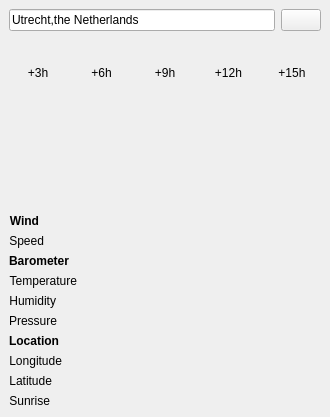
<?xml version="1.0" encoding="UTF-8"?>
<ui version="4.0">
 <class>MainWindow</class>
 <widget class="QMainWindow" name="MainWindow">
  <property name="geometry">
   <rect>
    <x>0</x>
    <y>0</y>
    <width>330</width>
    <height>417</height>
   </rect>
  </property>
  <property name="windowTitle">
   <string>Raindar</string>
  </property>
  <widget class="QWidget" name="centralwidget">
   <layout class="QHBoxLayout" name="horizontalLayout">
    <item>
     <layout class="QVBoxLayout" name="verticalLayout">
      <item>
       <layout class="QHBoxLayout" name="horizontalLayout_3">
        <item>
         <widget class="QLineEdit" name="lineEdit">
          <property name="text">
           <string>Utrecht,the Netherlands</string>
          </property>
         </widget>
        </item>
        <item>
         <widget class="QPushButton" name="pushButton">
          <property name="text">
           <string/>
          </property>
          <property name="icon">
           <iconset>
            <normaloff>images/arrow-circle-225.png</normaloff>images/arrow-circle-225.png</iconset>
          </property>
         </widget>
        </item>
       </layout>
      </item>
      <item>
       <layout class="QGridLayout" name="gridLayout_2">
        <item row="1" column="3">
         <widget class="QLabel" name="forecastIcon4">
          <property name="sizePolicy">
           <sizepolicy hsizetype="MinimumExpanding" vsizetype="Preferred">
            <horstretch>0</horstretch>
            <verstretch>0</verstretch>
           </sizepolicy>
          </property>
          <property name="minimumSize">
           <size>
            <width>16</width>
            <height>16</height>
           </size>
          </property>
          <property name="maximumSize">
           <size>
            <width>200</width>
            <height>16</height>
           </size>
          </property>
          <property name="baseSize">
           <size>
            <width>0</width>
            <height>0</height>
           </size>
          </property>
          <property name="text">
           <string/>
          </property>
          <property name="alignment">
           <set>Qt::AlignCenter</set>
          </property>
         </widget>
        </item>
        <item row="2" column="1">
         <widget class="QLabel" name="forecastTemp2">
          <property name="text">
           <string/>
          </property>
         </widget>
        </item>
        <item row="2" column="4">
         <widget class="QLabel" name="forecastTemp5">
          <property name="text">
           <string/>
          </property>
         </widget>
        </item>
        <item row="2" column="3">
         <widget class="QLabel" name="forecastTemp4">
          <property name="text">
           <string/>
          </property>
         </widget>
        </item>
        <item row="1" column="1">
         <widget class="QLabel" name="forecastIcon2">
          <property name="sizePolicy">
           <sizepolicy hsizetype="MinimumExpanding" vsizetype="Preferred">
            <horstretch>0</horstretch>
            <verstretch>0</verstretch>
           </sizepolicy>
          </property>
          <property name="minimumSize">
           <size>
            <width>16</width>
            <height>16</height>
           </size>
          </property>
          <property name="maximumSize">
           <size>
            <width>200</width>
            <height>16</height>
           </size>
          </property>
          <property name="baseSize">
           <size>
            <width>0</width>
            <height>0</height>
           </size>
          </property>
          <property name="text">
           <string/>
          </property>
          <property name="alignment">
           <set>Qt::AlignCenter</set>
          </property>
         </widget>
        </item>
        <item row="1" column="4">
         <widget class="QLabel" name="forecastIcon5">
          <property name="sizePolicy">
           <sizepolicy hsizetype="MinimumExpanding" vsizetype="Preferred">
            <horstretch>0</horstretch>
            <verstretch>0</verstretch>
           </sizepolicy>
          </property>
          <property name="minimumSize">
           <size>
            <width>16</width>
            <height>16</height>
           </size>
          </property>
          <property name="maximumSize">
           <size>
            <width>200</width>
            <height>16</height>
           </size>
          </property>
          <property name="baseSize">
           <size>
            <width>0</width>
            <height>0</height>
           </size>
          </property>
          <property name="text">
           <string/>
          </property>
          <property name="alignment">
           <set>Qt::AlignCenter</set>
          </property>
         </widget>
        </item>
        <item row="1" column="0">
         <widget class="QLabel" name="forecastIcon1">
          <property name="sizePolicy">
           <sizepolicy hsizetype="MinimumExpanding" vsizetype="Preferred">
            <horstretch>0</horstretch>
            <verstretch>0</verstretch>
           </sizepolicy>
          </property>
          <property name="minimumSize">
           <size>
            <width>16</width>
            <height>16</height>
           </size>
          </property>
          <property name="maximumSize">
           <size>
            <width>200</width>
            <height>16</height>
           </size>
          </property>
          <property name="baseSize">
           <size>
            <width>0</width>
            <height>0</height>
           </size>
          </property>
          <property name="text">
           <string/>
          </property>
          <property name="alignment">
           <set>Qt::AlignCenter</set>
          </property>
         </widget>
        </item>
        <item row="1" column="2">
         <widget class="QLabel" name="forecastIcon3">
          <property name="sizePolicy">
           <sizepolicy hsizetype="MinimumExpanding" vsizetype="Preferred">
            <horstretch>0</horstretch>
            <verstretch>0</verstretch>
           </sizepolicy>
          </property>
          <property name="minimumSize">
           <size>
            <width>16</width>
            <height>16</height>
           </size>
          </property>
          <property name="maximumSize">
           <size>
            <width>200</width>
            <height>16</height>
           </size>
          </property>
          <property name="baseSize">
           <size>
            <width>0</width>
            <height>0</height>
           </size>
          </property>
          <property name="text">
           <string/>
          </property>
          <property name="alignment">
           <set>Qt::AlignCenter</set>
          </property>
         </widget>
        </item>
        <item row="2" column="2">
         <widget class="QLabel" name="forecastTemp3">
          <property name="text">
           <string/>
          </property>
         </widget>
        </item>
        <item row="2" column="0">
         <widget class="QLabel" name="forecastTemp1">
          <property name="text">
           <string/>
          </property>
         </widget>
        </item>
        <item row="0" column="0">
         <widget class="QLabel" name="forecastTime1">
          <property name="text">
           <string>+3h</string>
          </property>
          <property name="alignment">
           <set>Qt::AlignCenter</set>
          </property>
         </widget>
        </item>
        <item row="0" column="1">
         <widget class="QLabel" name="forecastTime2">
          <property name="text">
           <string>+6h</string>
          </property>
          <property name="alignment">
           <set>Qt::AlignCenter</set>
          </property>
         </widget>
        </item>
        <item row="0" column="2">
         <widget class="QLabel" name="forecastTime3">
          <property name="text">
           <string>+9h</string>
          </property>
          <property name="alignment">
           <set>Qt::AlignCenter</set>
          </property>
         </widget>
        </item>
        <item row="0" column="3">
         <widget class="QLabel" name="forecastTime4">
          <property name="text">
           <string>+12h</string>
          </property>
          <property name="alignment">
           <set>Qt::AlignCenter</set>
          </property>
         </widget>
        </item>
        <item row="0" column="4">
         <widget class="QLabel" name="forecastTime5">
          <property name="text">
           <string>+15h</string>
          </property>
          <property name="alignment">
           <set>Qt::AlignCenter</set>
          </property>
         </widget>
        </item>
       </layout>
      </item>
      <item>
       <layout class="QGridLayout" name="gridLayout">
        <item row="1" column="0">
         <layout class="QFormLayout" name="formLayout">
          <item row="2" column="0">
           <widget class="QLabel" name="label_5">
            <property name="font">
             <font>
              <weight>75</weight>
              <bold>true</bold>
             </font>
            </property>
            <property name="text">
             <string>Barometer</string>
            </property>
            <property name="alignment">
             <set>Qt::AlignRight|Qt::AlignTrailing|Qt::AlignVCenter</set>
            </property>
           </widget>
          </item>
          <item row="3" column="0">
           <widget class="QLabel" name="label_6">
            <property name="text">
             <string>Temperature</string>
            </property>
            <property name="alignment">
             <set>Qt::AlignRight|Qt::AlignTrailing|Qt::AlignVCenter</set>
            </property>
           </widget>
          </item>
          <item row="3" column="1">
           <widget class="QLabel" name="temperatureLabel">
            <property name="text">
             <string/>
            </property>
           </widget>
          </item>
          <item row="4" column="0">
           <widget class="QLabel" name="label_7">
            <property name="text">
             <string>Humidity</string>
            </property>
            <property name="alignment">
             <set>Qt::AlignRight|Qt::AlignTrailing|Qt::AlignVCenter</set>
            </property>
           </widget>
          </item>
          <item row="4" column="1">
           <widget class="QLabel" name="humidityLabel">
            <property name="text">
             <string/>
            </property>
           </widget>
          </item>
          <item row="5" column="0">
           <widget class="QLabel" name="label_8">
            <property name="text">
             <string>Pressure</string>
            </property>
            <property name="alignment">
             <set>Qt::AlignRight|Qt::AlignTrailing|Qt::AlignVCenter</set>
            </property>
           </widget>
          </item>
          <item row="5" column="1">
           <widget class="QLabel" name="pressureLabel">
            <property name="text">
             <string/>
            </property>
           </widget>
          </item>
          <item row="6" column="0">
           <widget class="QLabel" name="label">
            <property name="font">
             <font>
              <weight>75</weight>
              <bold>true</bold>
             </font>
            </property>
            <property name="text">
             <string>Location</string>
            </property>
            <property name="alignment">
             <set>Qt::AlignRight|Qt::AlignTrailing|Qt::AlignVCenter</set>
            </property>
           </widget>
          </item>
          <item row="7" column="0">
           <widget class="QLabel" name="label_2">
            <property name="text">
             <string>Longitude</string>
            </property>
            <property name="alignment">
             <set>Qt::AlignRight|Qt::AlignTrailing|Qt::AlignVCenter</set>
            </property>
           </widget>
          </item>
          <item row="7" column="1">
           <widget class="QLabel" name="longitudeLabel">
            <property name="text">
             <string/>
            </property>
           </widget>
          </item>
          <item row="8" column="0">
           <widget class="QLabel" name="label_3">
            <property name="text">
             <string>Latitude</string>
            </property>
            <property name="alignment">
             <set>Qt::AlignRight|Qt::AlignTrailing|Qt::AlignVCenter</set>
            </property>
           </widget>
          </item>
          <item row="8" column="1">
           <widget class="QLabel" name="latitudeLabel">
            <property name="text">
             <string/>
            </property>
           </widget>
          </item>
          <item row="9" column="0">
           <widget class="QLabel" name="label_4">
            <property name="text">
             <string>Sunrise</string>
            </property>
            <property name="alignment">
             <set>Qt::AlignRight|Qt::AlignTrailing|Qt::AlignVCenter</set>
            </property>
           </widget>
          </item>
          <item row="9" column="1">
           <widget class="QLabel" name="sunriseLabel">
            <property name="text">
             <string/>
            </property>
           </widget>
          </item>
          <item row="1" column="0">
           <widget class="QLabel" name="label_9">
            <property name="text">
             <string>Speed</string>
            </property>
            <property name="alignment">
             <set>Qt::AlignRight|Qt::AlignTrailing|Qt::AlignVCenter</set>
            </property>
           </widget>
          </item>
          <item row="0" column="0">
           <widget class="QLabel" name="label_10">
            <property name="font">
             <font>
              <weight>75</weight>
              <bold>true</bold>
             </font>
            </property>
            <property name="text">
             <string>Wind</string>
            </property>
            <property name="alignment">
             <set>Qt::AlignRight|Qt::AlignTrailing|Qt::AlignVCenter</set>
            </property>
           </widget>
          </item>
          <item row="1" column="1">
           <widget class="QLabel" name="windLabel">
            <property name="text">
             <string/>
            </property>
           </widget>
          </item>
          <item row="0" column="1">
           <widget class="QLabel" name="label_11">
            <property name="text">
             <string/>
            </property>
           </widget>
          </item>
          <item row="6" column="1">
           <widget class="QLabel" name="label_13">
            <property name="text">
             <string/>
            </property>
           </widget>
          </item>
          <item row="2" column="1">
           <widget class="QLabel" name="label_12">
            <property name="text">
             <string/>
            </property>
           </widget>
          </item>
         </layout>
        </item>
       </layout>
      </item>
     </layout>
    </item>
   </layout>
  </widget>
 </widget>
 <resources/>
 <connections/>
</ui>
